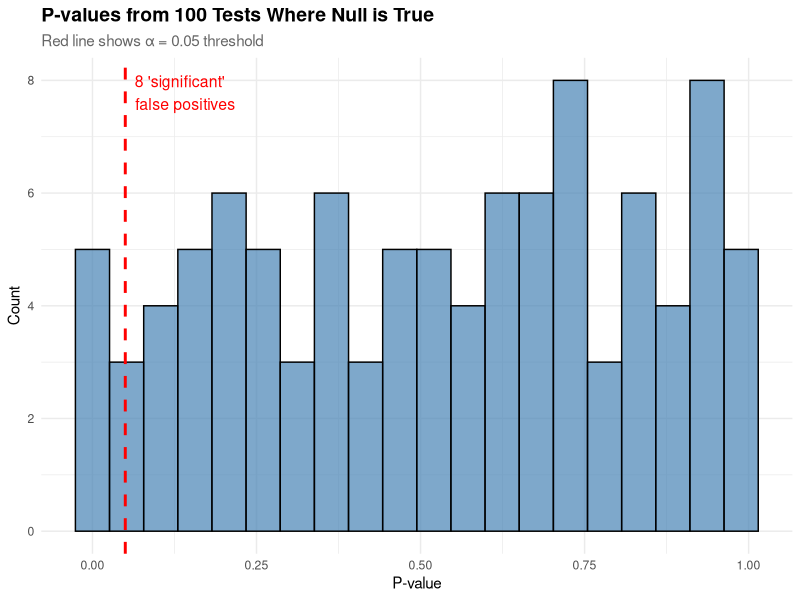
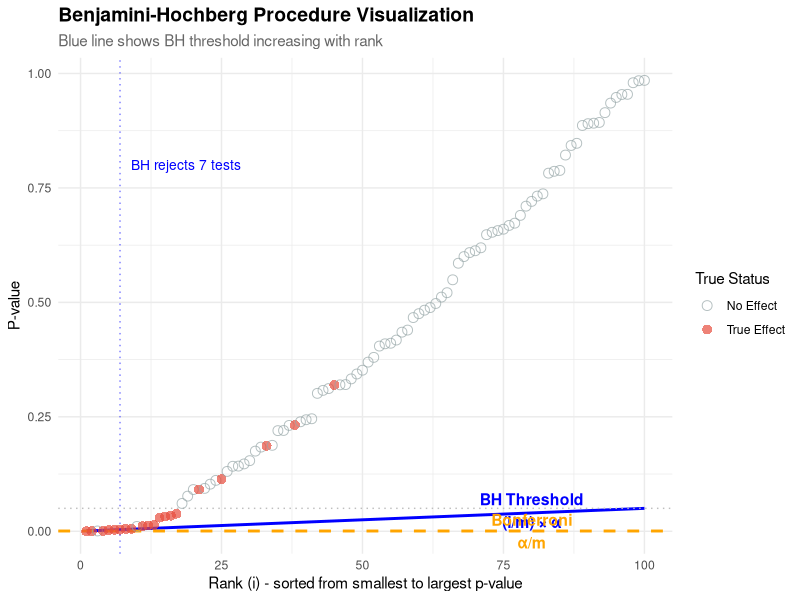
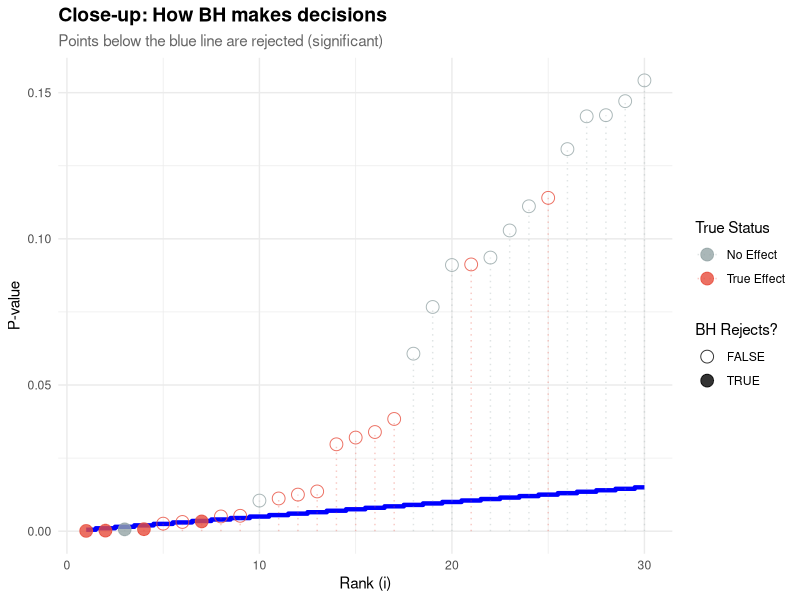
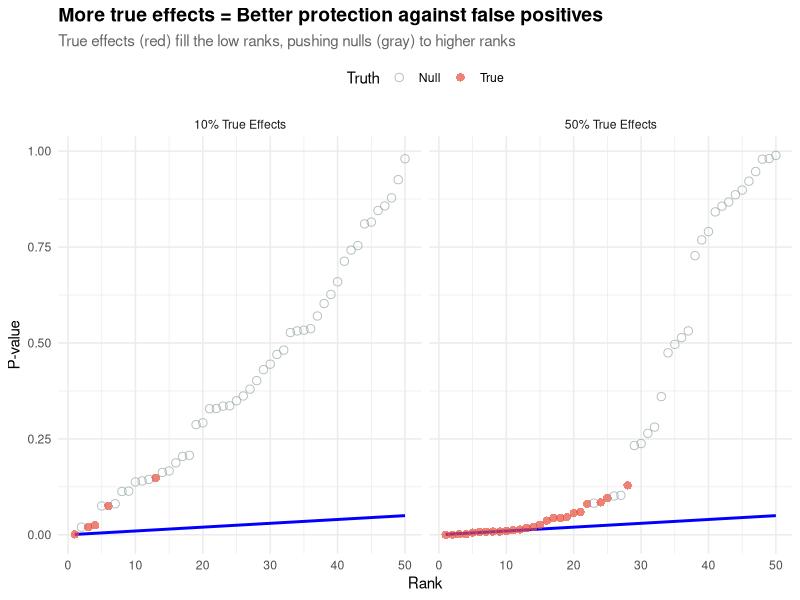
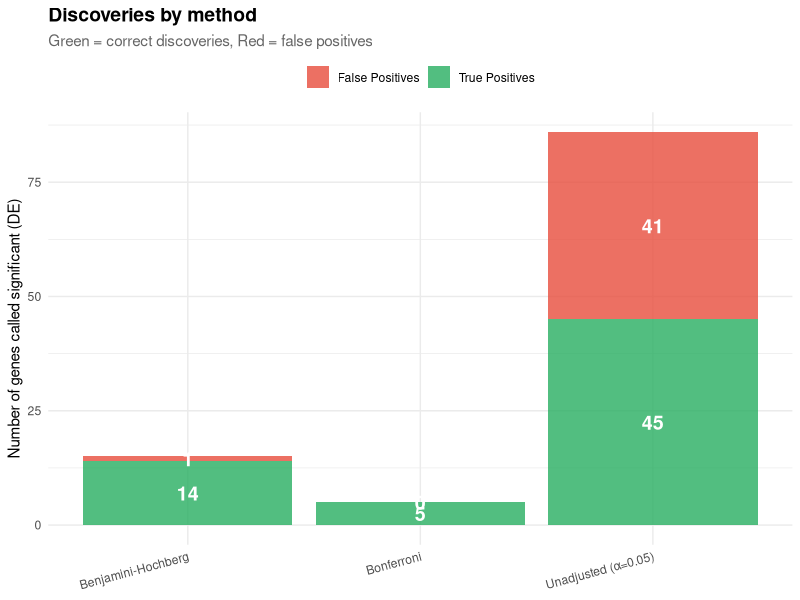
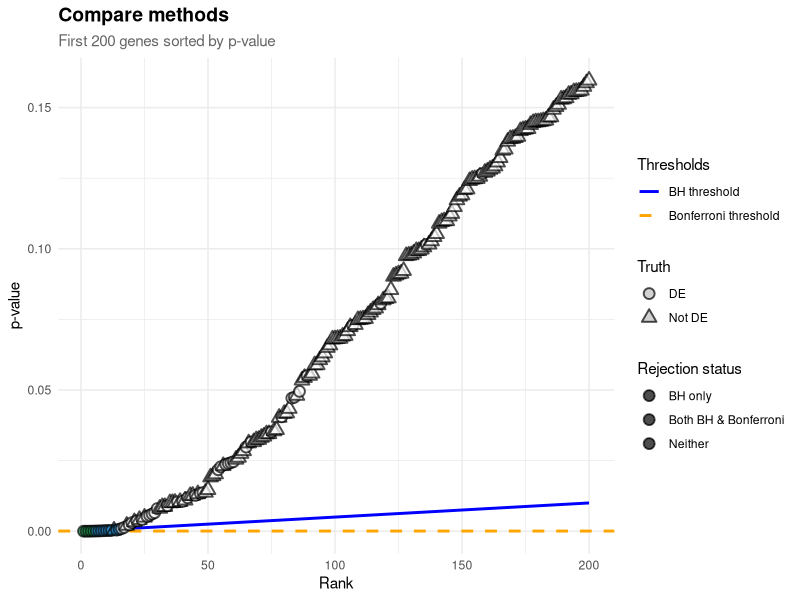

Write the R code that produced these figures, in order.
## ---- chunk 1
library(ggplot2)
library(dplyr)
library(tidyr)

# Set seed for reproducibility
set.seed(42)

mytheme <- theme_minimal() +
  theme(
    plot.title = element_text(size = 14, face = "bold"),
    plot.subtitle = element_text(size = 11, color = "gray40"),
    axis.title = element_text(size = 11),
    legend.position = "top"
  )
## ---- chunk 2
n_tests <- 100
p_values <- runif(n_tests, 0, 1) # Under null, p-values are uniformly distributed

# Count "significant" results at alpha = 0.05
n_significant <- sum(p_values < 0.05)

# Create histogram
hist_data <- data.frame(p_value = p_values)

ggplot(hist_data, aes(x = p_value)) +
  geom_histogram(bins = 20, fill = "steelblue", alpha = 0.7, color = "black") +
  geom_vline(xintercept = 0.05, color = "red", linetype = "dashed", linewidth = 1) +
  annotate("text",
    x = 0.05, y = Inf,
    label = paste0(n_significant, " 'significant' \nfalse positives"),
    hjust = -0.1, vjust = 1.5, color = "red", size = 4
  ) +
  labs(
    title = "P-values from 100 Tests Where Null is True",
    subtitle = "Red line shows α = 0.05 threshold",
    x = "P-value",
    y = "Count"
  ) +
  mytheme
## ---- chunk 3
error_matrix <- data.frame(
  Reality = c(
    "Null True (No Effect)", "Null True (No Effect)",
    "Null False (Real Effect)", "Null False (Real Effect)"
  ),
  Decision = c("Not Reject", "Reject", "Not Reject", "Reject"),
  Outcome = c(
    "Correct ✓", "FALSE POSITIVE ✗\n(Type I Error)",
    "FALSE NEGATIVE ✗\n(Type II Error)", "Correct ✓"
  ),
  Color = c("good", "bad", "bad", "good")
)

knitr::kable(error_matrix[, 1:3],
  col.names = c("Reality", "Your Decision", "Outcome"),
  caption = "Possible Outcomes in Hypothesis Testing"
)
## ---- chunk 4
# Simulate a more realistic scenario: 100 tests, 20 are truly significant
set.seed(123)
n_tests <- 100
n_true <- 20
n_null <- n_tests - n_true

# Generate p-values
# True alternatives: small p-values (from exponential distribution)
p_true <- rbeta(n_true, 0.5, 10)
# True nulls: uniform p-values
p_null <- runif(n_null, 0, 1)

# Combine and create dataset
p_values <- c(p_true, p_null)
true_status <- c(rep("True Effect", n_true), rep("No Effect", n_null))

test_data <- data.frame(
  test_id = 1:n_tests,
  p_value = p_values,
  truth = true_status
) %>%
  arrange(p_value) %>%
  mutate(
    rank = row_number(),
    bh_threshold = (rank / n_tests) * 0.05,
    bonf_threshold = 0.05 / n_tests,
    significant_bh = p_value <= bh_threshold,
    significant_bonf = p_value <= bonf_threshold
  )

# Find the BH cutoff
bh_cutoff <- max(which(test_data$significant_bh))

# Create the visualization
ggplot(test_data, aes(x = rank, y = p_value)) +
  # BH threshold line
  geom_line(aes(y = bh_threshold), color = "blue", linewidth = 1, linetype = "solid") +
  # Bonferroni threshold line
  geom_hline(yintercept = 0.05 / n_tests, color = "orange", linewidth = 1, linetype = "dashed") +
  # Alpha line
  geom_hline(yintercept = 0.05, color = "gray", linewidth = 0.5, linetype = "dotted") +
  # Points colored by truth
  geom_point(aes(color = truth, shape = truth), size = 3, alpha = 0.7) +
  # Highlight the BH cutoff
  geom_vline(xintercept = bh_cutoff, color = "blue", linetype = "dotted", alpha = 0.5) +
  # Annotations
  annotate("text",
    x = 80, y = 0.045, label = "BH Threshold\n(i/m) × α",
    color = "blue", size = 4, fontface = "bold"
  ) +
  annotate("text",
    x = 80, y = 0.0005, label = "Bonferroni\nα/m",
    color = "orange", size = 4, fontface = "bold"
  ) +
  annotate("text",
    x = bh_cutoff, y = 0.8,
    label = paste0("BH rejects ", bh_cutoff, " tests"),
    color = "blue", hjust = -0.1, size = 3.5
  ) +
  scale_color_manual(values = c("True Effect" = "#E74C3C", "No Effect" = "#95A5A6")) +
  scale_shape_manual(values = c("True Effect" = 16, "No Effect" = 1)) +
  labs(
    title = "Benjamini-Hochberg Procedure Visualization",
    subtitle = "Blue line shows BH threshold increasing with rank",
    x = "Rank (i) - sorted from smallest to largest p-value",
    y = "P-value",
    color = "True Status",
    shape = "True Status"
  ) +
  mytheme +
  theme(legend.position = "right")
## ---- chunk 5
results_summary <- test_data %>%
  group_by(truth) %>%
  summarise(
    Total = n(),
    `BH Significant` = sum(significant_bh),
    `Bonf Significant` = sum(significant_bonf)
  )

knitr::kable(results_summary,
  caption = "Comparison: True effects vs. Detected effects"
)
## ---- chunk 6
# Zoom in on the first 30 tests
zoom_data <- test_data %>% filter(rank <= 30)

ggplot(zoom_data, aes(x = rank, y = p_value)) +
  # Step function showing BH decision
  geom_step(aes(y = bh_threshold), color = "blue", linewidth = 1.5, direction = "mid") +
  geom_point(aes(color = truth, shape = significant_bh), size = 4, alpha = 0.8) +
  geom_segment(aes(x = rank, xend = rank, y = 0, yend = p_value, color = truth),
    alpha = 0.3, linetype = "dotted"
  ) +
  scale_color_manual(values = c("True Effect" = "#E74C3C", "No Effect" = "#95A5A6")) +
  scale_shape_manual(
    values = c("TRUE" = 19, "FALSE" = 1),
    guide = guide_legend(title = "BH Rejects?")
  ) +
  labs(
    title = "Close-up: How BH makes decisions",
    subtitle = "Points below the blue line are rejected (significant)",
    x = "Rank (i)",
    y = "P-value",
    color = "True Status"
  ) +
  mytheme +
  theme(legend.position = "right")
## ---- chunk 7
i <- 1:10
m <- 10
alpha <- 0.05
threshold <- (i / m) * alpha

math_example <- data.frame(
  Rank_i = i,
  `i/m` = i / m,
  `Threshold (i/m)×0.05` = threshold,
  `Interpretation` = c(
    "1st test: very strict",
    "2nd test: slight relaxation",
    "3rd test: more lenient",
    "4th test: continuing to grow",
    "5th test: halfway point",
    "6th test: getting lenient",
    "7th test: fairly relaxed",
    "8th test: quite lenient",
    "9th test: very lenient",
    "10th test: same as unadjusted!"
  )
)

knitr::kable(math_example[1:5, ],
  digits = 4,
  col.names = c("Rank (i)", "i/m", "Threshold", "What this means"),
  caption = "BH threshold calculation (first 5 tests)"
)
## ---- chunk 8
set.seed(444)

# Scenario 1: Few true effects (harder for BH)
n_tests <- 50
n_true_few <- 5
p_true_few <- rbeta(n_true_few, 0.5, 15)
p_null_few <- runif(n_tests - n_true_few, 0, 1)

# Scenario 2: Many true effects (easier for BH)
n_true_many <- 25
p_true_many <- rbeta(n_true_many, 0.5, 15)
p_null_many <- runif(n_tests - n_true_many, 0, 1)

# Create datasets
data_few <- data.frame(
  p_value = c(p_true_few, p_null_few),
  truth = c(rep("True", n_true_few), rep("Null", n_tests - n_true_few)),
  scenario = "10% True Effects"
) %>%
  arrange(p_value) %>%
  mutate(rank = row_number())

data_many <- data.frame(
  p_value = c(p_true_many, p_null_many),
  truth = c(rep("True", n_true_many), rep("Null", n_tests - n_true_many)),
  scenario = "50% True Effects"
) %>%
  arrange(p_value) %>%
  mutate(rank = row_number())

combined_data <- rbind(data_few, data_many) %>%
  mutate(bh_threshold = (rank / n_tests) * 0.05)

ggplot(combined_data, aes(x = rank, y = p_value)) +
  geom_line(aes(y = bh_threshold), color = "blue", linewidth = 1) +
  geom_point(aes(color = truth, shape = truth), size = 2.5, alpha = 0.7) +
  facet_wrap(~scenario, ncol = 2) +
  scale_color_manual(values = c("True" = "#E74C3C", "Null" = "#95A5A6")) +
  scale_shape_manual(values = c("True" = 16, "Null" = 1)) +
  labs(
    title = "More true effects = Better protection against false positives",
    subtitle = "True effects (red) fill the low ranks, pushing nulls (gray) to higher ranks",
    x = "Rank",
    y = "P-value",
    color = "Truth",
    shape = "Truth"
  ) +
  mytheme +
  theme(legend.position = "top")
## ---- chunk 9
# Simulate gene expression study
set.seed(456)
n_genes <- 1000
n_true_de <- 50 # 50 genes truly differentially expressed

# Simulate p-values
p_values_real <- c(
  rbeta(n_true_de, 0.3, 15), # True DE genes: small p-values
  runif(n_genes - n_true_de, 0, 1) # Non-DE genes: uniform
)

gene_data <- data.frame(
  gene_id = paste0("Gene_", 1:n_genes),
  p_value = p_values_real,
  truth = c(rep("DE", n_true_de), rep("Not DE", n_genes - n_true_de))
) %>%
  arrange(p_value) %>%
  mutate(
    rank = row_number(),
    # Apply different methods
    bh_threshold = (rank / n_genes) * 0.05,
    bh_significant = p_value <= bh_threshold,
    bonf_significant = p_value <= (0.05 / n_genes),
    unadjusted_significant = p_value <= 0.05
  )

# Calculate discoveries and false discoveries for each method
calc_performance <- function(data, sig_col, truth_col = "truth") {
  true_pos <- sum(data[[sig_col]] & data[[truth_col]] == "DE")
  false_pos <- sum(data[[sig_col]] & data[[truth_col]] == "Not DE")
  true_neg <- sum(!data[[sig_col]] & data[[truth_col]] == "Not DE")
  false_neg <- sum(!data[[sig_col]] & data[[truth_col]] == "DE")

  total_discoveries <- true_pos + false_pos
  fdr_actual <- if (total_discoveries > 0) false_pos / total_discoveries else 0

  data.frame(
    True_Positives = true_pos,
    False_Positives = false_pos,
    Total_Discoveries = total_discoveries,
    FDR_Actual = round(fdr_actual, 3),
    Power = round(true_pos / 50, 3) # 50 true DE genes
  )
}

performance <- data.frame(
  Method = c("Unadjusted (α=0.05)", "Bonferroni", "Benjamini-Hochberg"),
  rbind(
    calc_performance(gene_data, "unadjusted_significant"),
    calc_performance(gene_data, "bonf_significant"),
    calc_performance(gene_data, "bh_significant")
  )
)

knitr::kable(performance,
  caption = "Performance Comparison Across Methods",
  digits = 3
)
## ---- chunk 10
# Reshape for plotting
perf_long <- performance %>%
  select(Method, True_Positives, False_Positives) %>%
  pivot_longer(
    cols = c(True_Positives, False_Positives),
    names_to = "Type", values_to = "Count"
  )

ggplot(perf_long, aes(x = Method, y = Count, fill = Type)) +
  geom_col(position = "stack", alpha = 0.8) +
  geom_text(aes(label = Count),
    position = position_stack(vjust = 0.5),
    color = "white", fontface = "bold", size = 5
  ) +
  scale_fill_manual(
    values = c(
      "True_Positives" = "#27AE60",
      "False_Positives" = "#E74C3C"
    ),
    labels = c("False Positives", "True Positives")
  ) +
  labs(
    title = "Discoveries by method",
    subtitle = "Green = correct discoveries, Red = false positives",
    x = NULL,
    y = "Number of genes called significant (DE)",
    fill = NULL
  ) +
  mytheme +
  theme(axis.text.x = element_text(angle = 15, hjust = 1))
## ---- chunk 11
comparison_data <- gene_data %>%
  filter(rank <= 200) %>%
  mutate(
    rejection_status = case_when(
      bh_significant & bonf_significant ~ "Both BH & Bonferroni",
      bh_significant & !bonf_significant ~ "BH only",
      !bh_significant & bonf_significant ~ "Bonferroni only",
      TRUE ~ "Neither"
    )
  )

ggplot(comparison_data, aes(x = rank, y = p_value)) +
  geom_line(aes(y = bh_threshold, color = "BH threshold"), linewidth = 1) +
  geom_hline(aes(yintercept = 0.05 / n_genes, color = "Bonferroni threshold"),
    linewidth = 1, linetype = "dashed"
  ) +
  geom_point(aes(shape = truth, fill = rejection_status),
    size = 3, alpha = 0.7, stroke = 1
  ) +
  scale_color_manual(
    name = "Thresholds",
    values = c(
      "BH threshold" = "blue",
      "Bonferroni threshold" = "orange"
    )
  ) +
  scale_shape_manual(values = c("DE" = 21, "Not DE" = 24)) +
  scale_fill_manual(
    name = "Rejection status",
    values = c(
      "Both BH & Bonferroni" = "#27AE60",
      "BH only" = "#3498DB",
      "Bonferroni only" = "#F39C12",
      "Neither" = "white"
    )
  ) +
  labs(
    title = "Compare methods",
    subtitle = "First 200 genes sorted by p-value",
    x = "Rank",
    y = "p-value"
  ) +
  mytheme +
  theme(legend.position = "right") +
  guides(shape = guide_legend(title = "Truth", override.aes = list(fill = "gray")))
